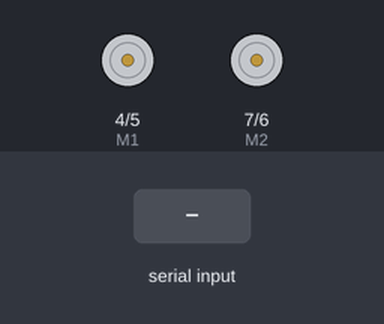
A sketch run on a simulated Arduino Uno, built with avr-gcc and run on an emulated ATmega328P. Shown: direction and speed pins drawn as motors (green arrow = direction pin HIGH = forward, orange = LOW = backward, longer = more drive). The test bench sets the inputs (shaded band).

Above: at 1.2 s.
1.3 s: "w" received over Serial
At 1.7 s:
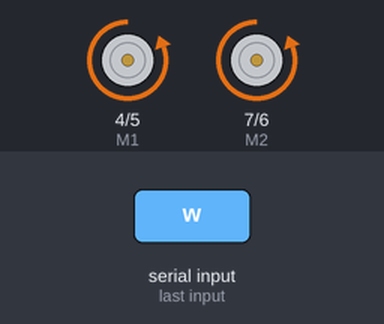
2.8 s: "s" received over Serial
At 4.0 s:
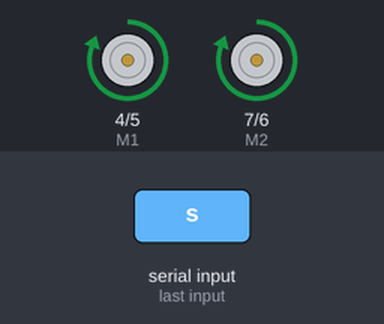
4.3 s: "a" received over Serial
At 5.4 s:
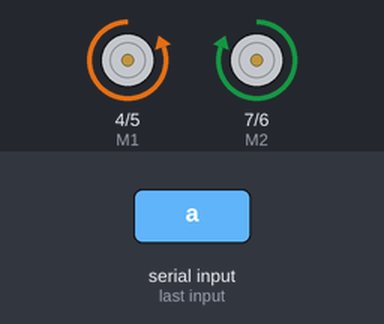
5.8 s: "d" received over Serial
At 6.5 s:
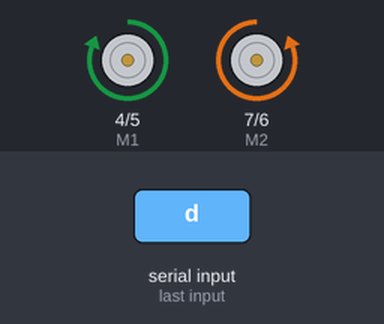
7.3 s: "x" received over Serial
At 8.7 s:
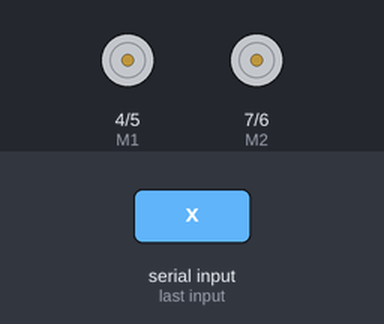
Timing chart, 0 to 9.8 s (numbered marks = the images above; inputs shaded):
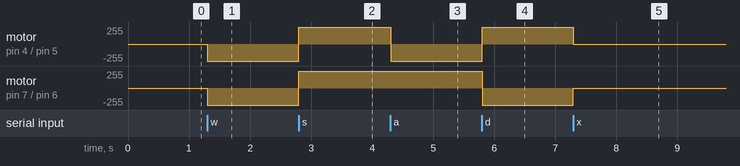

Measured:
- after the input at 1.3 s, motor on pin 4 (M1) / pin 5 (E1), motor on pin 7 (M2) / pin 6 (E2): stopped → backward 255/255 at once
- after the input at 2.8 s, motor on pin 4 (M1) / pin 5 (E1), motor on pin 7 (M2) / pin 6 (E2): backward 255/255 → forward 255/255 at once
- after the input at 4.3 s, motor on pin 4 (M1) / pin 5 (E1): forward 255/255 → backward 255/255 at once
- after the input at 5.8 s, motor on pin 4 (M1) / pin 5 (E1): backward 255/255 → forward 255/255 at once; motor on pin 7 (M2) / pin 6 (E2): forward 255/255 → backward 255/255 at once
- after the input at 7.3 s, motor on pin 4 (M1) / pin 5 (E1): forward 255/255 → stopped at once; motor on pin 7 (M2) / pin 6 (E2): backward 255/255 → stopped at once

The sketch:

controller_1_0.ino
```cpp
#include <Servo.h>
Servo servo1;                                                 // Distance sensor servo
Servo servo2;                                                 // Servo for horizontal rotation of the webcam
Servo servo3;                                                 // Servo for vertical rotation of the webcam

int pos=0;                                                    //Servos' position
int URPWM=3;                                                  //PWM pim on romeo controller
int URTRIG=13;                                                //Triger pin on romeo controller

//Standard PWM DC control
int E1 = 5;                                                   //M1 Speed Control
int E2 = 6;                                                   //M2 Speed Control
int M1 = 4;                                                   //M1 Direction Control
int M2 = 7;                                                   //M1 Direction Control

unsigned int Distance=0;                                      //Distance for the sensor
uint8_t EnPwmCmd[4]={0x44,0x22,0xbb,0x01};                    //Command for the URM37 v3.2 ultrasonic sensor


void stop(void)                                               //Stop
{
  digitalWrite(E1,LOW);
  digitalWrite(E2,LOW);
}
void advance(char a,char b)                                   //Move forward
{
  analogWrite (E1,a);                                         //PWM Speed Control
  digitalWrite(M1,LOW);
  analogWrite (E2,b);
  digitalWrite(M2,LOW);
}
void back_off (char a,char b)                                 //Move backward
{
  analogWrite (E1,a);
  digitalWrite(M1,HIGH);
  analogWrite (E2,b);
  digitalWrite(M2,HIGH);
}
void turn_L (char a,char b)                                   //Turn Left
{
  analogWrite (E1,a);
  digitalWrite(M1,LOW);
  analogWrite (E2,b);
  digitalWrite(M2,HIGH);
}
void turn_R (char a,char b)                                   //Turn Right
{
  analogWrite (E1,a);
  digitalWrite(M1,HIGH);
  analogWrite (E2,b);
  digitalWrite(M2,LOW);
}

void setup(){
  int i;

  Serial.begin(115200);
//  servo1.attach(9);
//  servo2.attach(10);
//  servo3.attach(11);

  for(i=4;i<=7;i++)
    pinMode(i, OUTPUT);

//  servo3.write(100);

//  PWM_Mode_Setup();
}

void loop(){
//  PWM_Mode();
//  if (Distance < 10)
//    stop();

  if(Serial.available()){
    char val = Serial.read();
    if(val != -1)
    {
      switch(val)
      {
      case 'w':                                               //Move Forward
//        servo1.write(90);
//        servo2.write(90);
//        delay(5);
        advance (255,255);                                    //move forward in max speed
        break;
      case 's':                                               //Move Backward
        back_off (255,255);                                   //move back in max speed
        break;
      case 'a':                                               //Turn Left
//        servo1.write(45);
//        servo2.write(45);
        delay(5);
        turn_L (255,255);
        break;
      case 'd':                                               //Turn Right
//        servo1.write(135);
//        servo2.write(135);
        delay(5);
        turn_R (255,255);
        break;
      case 'x':
        stop();
        break;
      }
    }
    else stop();
  }
 }


void PWM_Mode_Setup(){
  pinMode(URTRIG,OUTPUT);                                     // A low pull on pin COMP/TRIG
  digitalWrite(URTRIG,HIGH);                                  // Set to HIGH

  pinMode(URPWM, INPUT);                                      // Sending Enable PWM mode command

  for(int i=0;i<4;i++)
    Serial.write(EnPwmCmd[i]);
}

void PWM_Mode(){                                              // a low pull on pin COMP/TRIG  triggering a sensor reading
  digitalWrite(URTRIG, LOW);
  digitalWrite(URTRIG, HIGH);                                 // reading Pin PWM will output pulses

  unsigned long DistanceMeasured=pulseIn(URPWM,LOW);

  if(DistanceMeasured==50000)                                 // the reading is invalid.
    Serial.print("Invalid");
  else
    Distance=DistanceMeasured/50;                             // every 50us low level stands for 1cm
}
```
